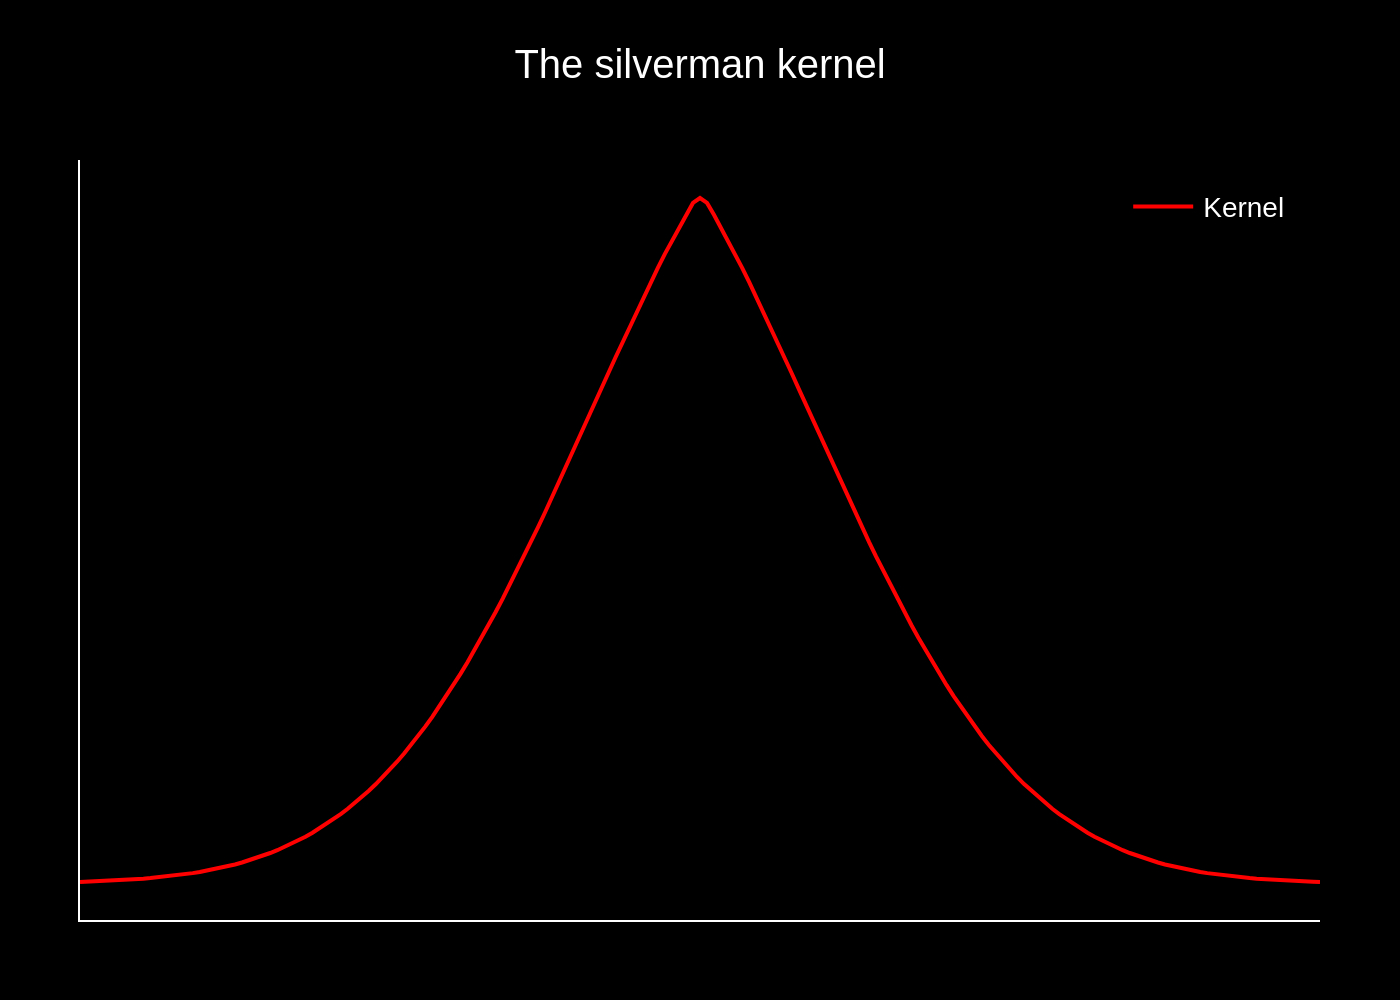

The Python source for this figure:
import sys
import json
import plotly.graph_objects as go
import os

def create_chart(json_path):
    """
    Generates a chart from a JSON file and saves it as a PNG image.
    """
    try:
        with open(json_path, 'r', encoding='utf-8') as f:
            chart_config = json.load(f)
    except FileNotFoundError:
        print(f"Error: JSON file not found at {json_path}")
        sys.exit(1)
    except json.JSONDecodeError:
        print(f"Error: Could not decode JSON from {json_path}")
        sys.exit(1)

    chart_data = chart_config.get('chart_data', [])
    texts = chart_config.get('texts', {})
    colors = chart_config.get('colors', {})

    fig = go.Figure()

    # Add traces
    for i, series in enumerate(chart_data):
        fig.add_trace(go.Scatter(
            x=series.get('x'),
            y=series.get('y'),
            name=series.get('name'),
            mode='lines',
            line=dict(color=colors.get('series', [])[i], width=2)
        ))

    # Update layout
    title_text = texts.get('title')
    
    fig.update_layout(
        title=dict(
            text=title_text,
            y=0.95,
            x=0.5,
            xanchor='center',
            yanchor='top'
        ),
        font=dict(
            family="Arial",
            size=14,
            color=colors.get('font', '#FFFFFF')
        ),
        paper_bgcolor=colors.get('background', '#000000'),
        plot_bgcolor=colors.get('background', '#000000'),
        xaxis=dict(
            showline=True,
            showgrid=False,
            showticklabels=False,
            linecolor=colors.get('axes', '#FFFFFF'),
            linewidth=1,
            title_text=texts.get('x_axis_title'),
            zeroline=False,
            ticks=''
        ),
        yaxis=dict(
            showline=True,
            showgrid=False,
            showticklabels=False,
            linecolor=colors.get('axes', '#FFFFFF'),
            linewidth=1,
            title_text=texts.get('y_axis_title'),
            zeroline=False,
            ticks=''
        ),
        showlegend=True,
        legend=dict(
            x=0.98,
            y=0.98,
            xanchor='right',
            yanchor='top',
            bgcolor='rgba(0,0,0,0)',
            bordercolor=colors.get('axes', '#FFFFFF'),
            borderwidth=0
        ),
        margin=dict(l=40, r=40, b=40, t=80)
    )

    # Output file
    base_filename = os.path.splitext(os.path.basename(json_path))[0]
    output_filename = f"{base_filename}.png"
    
    fig.write_image(output_filename, scale=2)
    print(f"Chart saved to {output_filename}")


if __name__ == "__main__":
    if len(sys.argv) != 2:
        print("Usage: python script.py <path_to_json_file>")
        sys.exit(1)
    json_file_path = sys.argv[1]
    create_chart(json_file_path)
